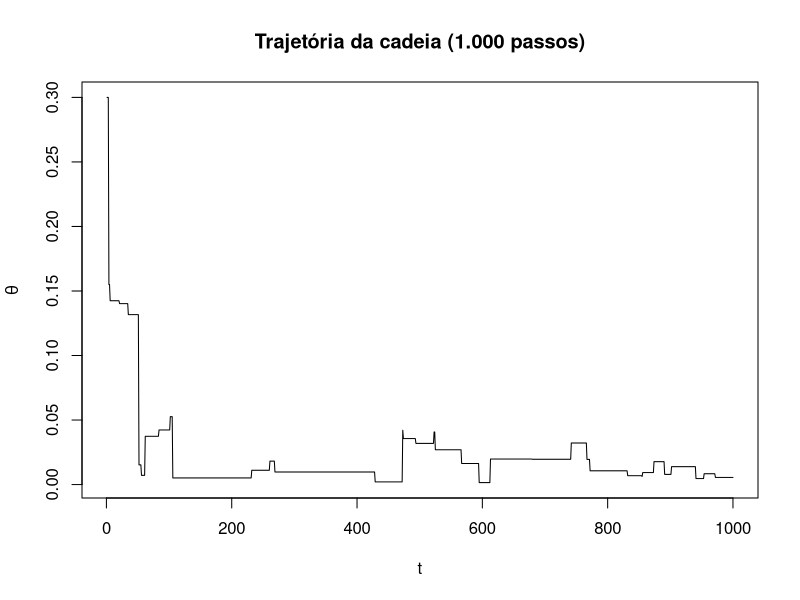

The R script that drew this image: (Note: this script raises an error after producing the figure.)
## ----metropolis-hastings, eval=TRUE, echo=TRUE, warning=FALSE, message=FALSE----

# Configuração

x <- 1
alpha <- 1
gamma <- 49
lambda <- 100

n <- 1000
theta <- vector(length = n)

# Alogritmo M-H

theta[1] <- 0.3 # theta_0 = 0.3

for (t in 1:(n-1)){
  
  theta_cand <- rbeta(
    n = 1, shape1 = 1, shape2 = 1)
  
  rho <- min( ( exp(-lambda * theta_cand) * theta_cand^(x+alpha-1) * (1 - theta_cand)^(gamma-1) ) / ( exp(-lambda * theta[t]) * theta[t]^(x+alpha-1) * (1 - theta[t])^(gamma-1) ),
              1)
  
  theta[(t+1)] <- sample(c(theta_cand, theta[t]),
                         size = 1,
                         prob = c(rho, 1 - rho))
  
}



plot(theta, type = "l",
     ylab = expression(theta), xlab = "t",
     main = "Trajetória da cadeia (1.000 passos)")

plot(theta_2, type = "l",
     col = "steelblue",
     ylab = expression(theta), xlab = "t",
     main = "Trajetória da cadeia (1.000 passos)")




# Configuração

x <- 1
alpha <- 1
gamma <- 49
lambda <- 100

n <- 10000
theta <- vector(length = n)

# Alogritmo M-H

theta[1] <- 0.01

for (t in 1:(n-1)){
  
  theta_cand <- rbeta(
    n = 1, shape1 = x + alpha, shape2 = gamma)
  
  rho <- min(exp(-lambda * (theta_cand - theta[t])),
             1)
  
  theta[(t+1)] <- sample(c(theta_cand, theta[t]),
                         size = 1,
                         prob = c(rho, 1 - rho))
  
}

theta2 <- vector(length = n)

theta2[1] <- 0.3

for (t in 1:(n-1)){
  
  theta_cand <- rbeta(
    n = 1, shape1 = x + alpha, shape2 = gamma)
  
  rho <- min(exp(-lambda * (theta_cand - theta2[t])),
             1)
  
  theta2[(t+1)] <- sample(c(theta_cand, theta2[t]),
                          size = 1,
                          prob = c(rho, 1 - rho))
  
}

theta3 <- vector(length = n)

theta3[1] <- 0.7

for (t in 1:(n-1)){
  
  theta_cand <- rbeta(
    n = 1, shape1 = x + alpha, shape2 = gamma)
  
  rho <- min(exp(-lambda * (theta_cand - theta3[t])),
             1)
  
  theta3[(t+1)] <- sample(c(theta_cand, theta3[t]),
                          size = 1,
                          prob = c(rho, 1 - rho))
  
}

plot(theta, type = "l",
     ylab = expression(theta), xlab = "t",
     main = "",
     ylim = c(0,0.1))
lines(theta2, col = "red")
lines(theta3, col = "blue")
legend("topright",
       legend = c(expression(theta[0]==0.01),
                  expression(theta[0]==0.3),
                  expression(theta[0]==0.7)),
       col = c("black", "red", "blue"), bty = "n", lty = 1)


library(coda)

theta.coda <- mcmc.list(mcmc(theta),
                        mcmc(theta2), 
                        mcmc(theta3))

gelman.diag(theta.coda)
gelman.plot(theta.coda)






# Configuração

x <- 1
alpha <- 1
gamma <- 49
# lambda <- 100

n <- 10000
theta <- vector(length = n)
lambda <- vector(length = n)


# Amostrador de Gibbs

theta[1] <- 0.3 # theta_0 = 0.3

for (t in 1:(n-1)){
  
  lambda[t] <- rgamma(n = 1, shape = x + 1, rate = theta[t])
  
  # Passo de M-H
  
  theta_cand <- rbeta(
    n = 1, shape1 = x + alpha, shape2 = gamma)
  
  rho <- min(exp(-lambda[t] * (theta_cand - theta[t])),
             1)
  
  theta[(t+1)] <- sample(c(theta_cand, theta[t]),
                          size = 1,
                          prob = c(rho, 1 - rho))
  
}

lambda[n] <- rgamma(n = 1, shape = x + 1, rate = theta[n])

par(mfrow = c(2,1))

plot(theta, type = "l", col = "steelblue",
     ylab = expression(theta), xlab = "t",
     main = "")

plot(lambda, type = "l", col = "steelblue",
     ylab = expression(lambda), xlab = "t",
     main = "")
